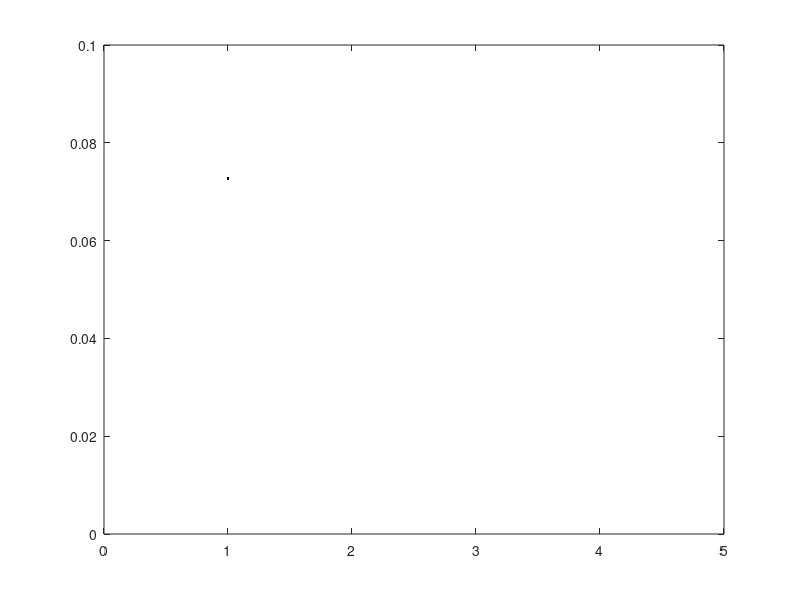

The MATLAB source for this figure:
% top-down & bottom-up indices from time series
% Wei-Ting Lin
% This work_ file makes compiled original data into two series of R calues, for TD and BU effect at each of 4 spatial scales 
clear;clc
% laptop, school
cd 'C:\Users\ASUS\Dropbox\PhD_projects\TDBU\DataAnalysis'
% pc, home
cd 'C:\Users\Wei-Ting\Dropbox\PhD_projects\TDBU\DataAnalysis'
load TDBU_expData
%%
% prepare data sheets 
ladybug_3=zeros(27,D);
 aphid_3=zeros(27,D); 
  ladybug_9=zeros(9,D);
 aphid_9=zeros(9,D);
 ladybug_27=zeros(3,D);
 aphid_27=zeros(3,D);
%%%%%%%%%%%% 3-plant TS
for i=0:26
    ind=[i*3+1:i*3+3];
    ladybug_3(i+1,:)=sum(ladybug(ind,:));
      aphid_3(i+1,:)=sum(aphid(ind,:));
end
%%%%%%%%%%%%%% 9-plant TS
for i=0:8
    ind=[i*9+1:i*9+9];
    ladybug_9(i+1,:)=sum(ladybug(ind,:));
      aphid_9(i+1,:)=sum(aphid(ind,:));
end
%%%%%%%%%%%%%%% 27-plant TS
for i=0:2
    ind=[i*27+1:i*27+27];
    ladybug_27(i+1,:)=sum(ladybug(ind,:));
      aphid_27(i+1,:)=sum(aphid(ind,:));
end
%%
clear ind i 
%%
t=1; %temporal data point
for d=1:D-1
    if day(d+1)-day(d)==1
        for p=1:81
            MA_L_1(p,t) = mean(ladybug(p,d:d+1));
            DF_L_1(p,t) = ladybug(p,d+1)-ladybug(p,d);
            MA_A_1(p,t) = mean(aphid(p,d:d+1));
            DF_A_1(p,t) = aphid(p,d+1)-aphid(p,d);
        end
        t=t+1;
    end
end
%%
t=1; %temporal data point
for d=1:D-1
    if day(d+1)-day(d)==1
        for p=1:27
            MA_L_3(p,t) = mean(ladybug_3(p,d:d+1));
            DF_L_3(p,t) = ladybug_3(p,d+1)-ladybug_3(p,d);
            MA_A_3(p,t) = mean(aphid_3(p,d:d+1));
            DF_A_3(p,t) = aphid_3(p,d+1)-aphid_3(p,d);
        end
        t=t+1;
    end
end

%%
t=1; %temporal data point
for d=1:D-1
    if day(d+1)-day(d)==1
        for p=1:9
            MA_L_9(p,t) = mean(ladybug_9(p,d:d+1));
            DF_L_9(p,t) = ladybug_9(p,d+1)-ladybug_9(p,d);
            MA_A_9(p,t) = mean(aphid_9(p,d:d+1));
            DF_A_9(p,t) = aphid_9(p,d+1)-aphid_9(p,d);
        end
        t=t+1;
    end
end
%%
t=1; %temporal data point
for d=1:D-1
    if day(d+1)-day(d)==1
        for p=1:3
            MA_L_27(p,t) = mean(ladybug_27(p,d:d+1));
            DF_L_27(p,t) = ladybug_27(p,d+1)-ladybug_27(p,d);
            MA_A_27(p,t) = mean(aphid_27(p,d:d+1));
            DF_A_27(p,t) = aphid_27(p,d+1)-aphid_27(p,d);
        end
        t=t+1;
    end
end
%%
BU=zeros(1,4);
temp=corrcoef(MA_A_1,DF_L_1);BU(1,1)=temp(1,2);
temp=corrcoef(MA_A_3,DF_L_3);BU(1,2)=temp(1,2);
temp=corrcoef(MA_A_9,DF_L_9);BU(1,3)=temp(1,2);
temp=corrcoef(MA_A_27,DF_L_27);BU(1,4)=temp(1,2);

TD=zeros(1,4);
temp=corrcoef(MA_L_1,DF_A_1);TD(1,1)=temp(1,2);
temp=corrcoef(MA_L_3,DF_A_3);TD(1,2)=temp(1,2);
temp=corrcoef(MA_L_9,DF_A_9);TD(1,3)=temp(1,2);
temp=corrcoef(MA_L_27,DF_A_27);TD(1,4)=temp(1,2);

%%
plot(1:4,TD,'r.')
axis([0 5 -0.4 0])
plot(1:4,BU,'k.')
axis([0 5 0 0.1])